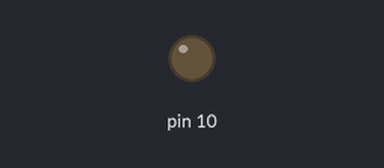
The sketch below on a simulated Arduino Uno, built with avr-gcc and run on an emulated ATmega328P. On the bench: output pins drawn as LEDs (lit = HIGH).

Above: at 2.0 s.
Timing chart, 0 to 5.5 s (numbered marks = the images above):
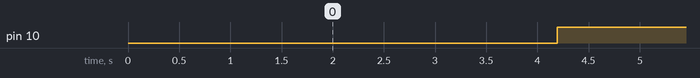

Measured:
- by itself, pin 10: alternates HIGH for 2.1 s and LOW for 2.1 s

The sketch:

slowest-fast-pwm.ino
```cpp
//delta t = 4.20 seconds

// fastest fast PWM
// noisy ~4 MHz signal on scope

#define MCU __AVR_ATmega328P__
#define F_CPU 16000000UL

#include <avr/io.h>
#include <avr/interrupt.h>
#include <util/delay.h>

int main(void) {
  cli();
  DDRB = 0x04;
  TCCR1A = 0x23;
  TCCR1B = 0x1D;
  OCR1A = 0xFFFF;
  OCR1B = 32768;
  sei();

  while (1) {

  }
}
```
